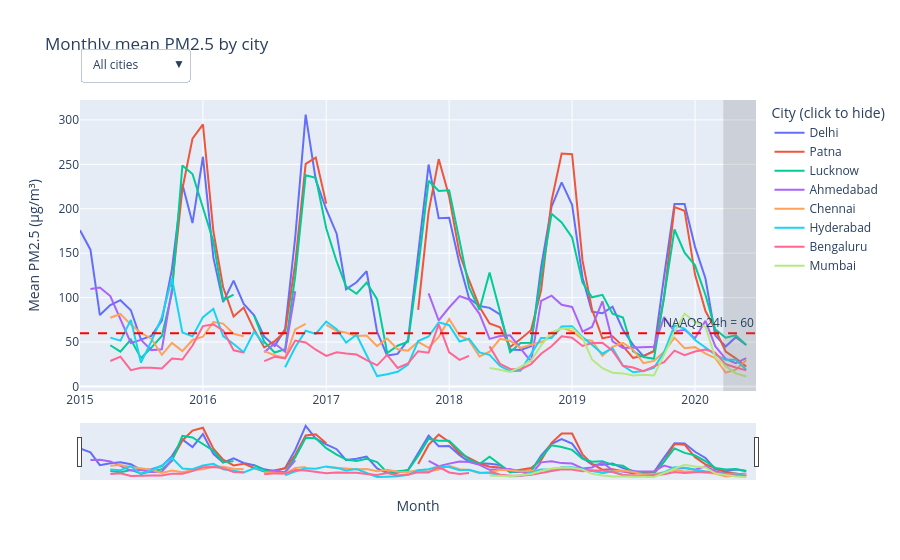

Notebook source saved alongside this figure:
### Markdown cell above
## Q20. How does each city’s monthly PM2.5 change, and where is the lockdown window? (dropdown, range slider, legend, hover)

### Code cell
mon_p = mon.copy(); mon_p["City"] = mon_p["City"].astype(str)    # 'mean' is NaN where < 20 valid days
fig = px.line(mon_p, x="Date", y="mean", color="City", category_orders={"City": cities},
              labels={"mean": "Mean PM2.5 (µg/m³)", "Date": "Month", "valid": "Valid days"},
              hover_data={"valid": True, "mean": ":.1f", "City": False},
              title="Monthly mean PM2.5 by city")
assert [t.name for t in fig.data] == cities                      # dropdown below relies on this order

fig.add_hline(y=NAAQS_PM25, line_dash="dash", line_color="red", annotation_text="NAAQS 24h = 60")
fig.add_vrect(x0="2020-03-25", x1="2020-06-30", fillcolor="grey", opacity=0.25, line_width=0)

buttons = [dict(label="All cities", method="update", args=[{"visible": [True] * len(cities)}])]
for i, c in enumerate(cities):
    buttons.append(dict(label=c, method="update", args=[{"visible": [j == i for j in range(len(cities))]}]))
fig.update_layout(updatemenus=[dict(type="dropdown", buttons=buttons, x=0.0, y=1.18, xanchor="left")],
                  hovermode="x unified", legend_title_text="City (click to hide)")
fig.update_xaxes(rangeslider_visible=True)
fig.write_html(OUT / "pm25_monthly_interactive.html", include_plotlyjs="cdn")
fig.show()
